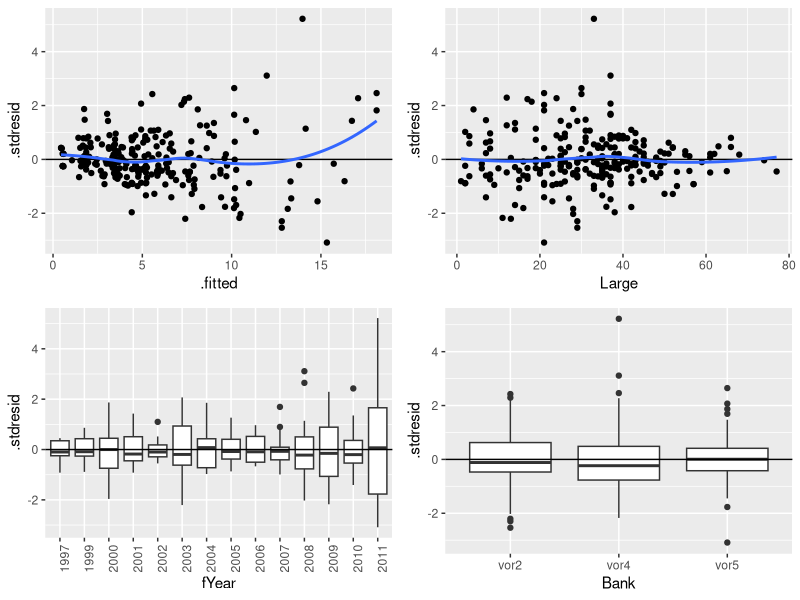

The R source for this figure: (Note: this script raises an error after producing the figure.)
#' title       : "Коррекция гетерогенности дисперсий"
#' subtitle: "Линейные модели..."
#' author: "Марина Варфоломеева, Вадим Хайтов"

#' ## Способы моделирования "поведения" дисперсии

#' ## Пример: Способствуют ли взрослые мидии притоку молоди?
#' Даные взяты из работы Khaitov, 2013
myt <- read.table("data/myt.csv", sep=";", header = TRUE)
head(myt, 12)
myt$Sq_Recruits <- sqrt(myt$Recruits)
myt$fYear <- factor(myt$Year)

#' ## Строим обычную регрессионную модель
mod_formula <- Sq_Recruits ~ Large + fYear + Bank + Large:fYear + Large:Bank
M1_lm <- lm(mod_formula, data = myt)

library(car)
Anova(M1_lm)

#' ## Диагностика модели

library(ggplot2)
library(gridExtra)
diag_M1_lm <- fortify(M1_lm)
Res_plot1 <- ggplot(diag_M1_lm, aes(x=.fitted, y = .stdresid)) + geom_point() + geom_hline(yintercept = 0) + geom_smooth(se = F)
Res_plot2 <- ggplot(diag_M1_lm, aes(x=Large, y = .stdresid)) + geom_point() + geom_hline(yintercept = 0)+ geom_smooth(se = F)
Res_plot3 <- ggplot(diag_M1_lm, aes(x=fYear, y = .stdresid)) + geom_boxplot() + geom_hline(yintercept = 0) + theme(axis.text.x = element_text(angle = 90))
Res_plot4 <- ggplot(diag_M1_lm, aes(x=Bank, y = .stdresid)) + geom_boxplot() + geom_hline(yintercept = 0)
grid.arrange(Res_plot1, Res_plot2, Res_plot3, Res_plot4, ncol = 2)


#' # Различные формы структуры дисперсии

library(nlme)
M1_gls <- gls(mod_formula, data = myt)

#' ## 1. Фиксированная структура дисперсии
M2_gls <- gls(mod_formula, data = myt, weights = varFixed( ~ Large))

AIC(M1_gls, M2_gls)


#' ## 2. Разные дисперсии для разных уровней категориальных предикторов
M3_gls <- gls(mod_formula, data = myt, weights = varIdent(form = ~1|fYear))

anova(M1_gls, M3_gls)

M3_gls2 <- gls(mod_formula, data = myt, weights = varIdent(form = ~1|Bank))

anova(M1_gls, M3_gls2)



#' ## 3. Степенная зависимость дисперсии от ковариаты
M4_gls <- gls(mod_formula, data = myt, weights = varPower(form = ~ Large))

summary(M4_gls)

M4_gls$modelStruct

#' ## Задание
#' Степенная зависимость дисперсии от ковариаты может учитывать и взаимодействие ковариаты дисперсии с категориальными предикторами
#' Напишите код, с помощью которого в модели будет учтена степенная зависимость  дисперсии от переменной `Large`, но разная для каждого уровня фактора `fYear`.  Аналогичный код напишите для фактора `Bank`
#' __Подсказка:__ Изучите справку по функции `varPower()`







#' ## 4. Экспоненциальная зависимость дисперсии от ковариаты
M7_gls <- gls(mod_formula, data = myt, weights = varExp(form = ~ Large))
M8_gls <- gls(mod_formula, data = myt, weights = varExp(form = ~ Large|fYear))
M9_gls <- gls(mod_formula, data = myt, weights = varExp(form = ~ Large|Bank))

M7_gls$modelStruct
M8_gls$modelStruct
M9_gls$modelStruct

#' ## 5. Усложненная степенная зависимость дисперсии от ковариаты

M10_gls <- gls(mod_formula, data = myt,
               weights = varConstPower(form = ~ Large))
#M11_gls <-gls(mod_formula, data = myt,
#               weights = varConstPower(form = ~ Large|fYear))
M12_gls <- gls(mod_formula, data = myt,
               weights = varConstPower(form = ~ Large|Bank))

M10_gls$modelStruct
M12_gls$modelStruct

#' ## 6. Комбинированная структура дисперсии
M13_gls <- gls(mod_formula, data = myt,
               weights = varComb(varIdent(form = ~ fYear),
                                 varPower(form = ~ Large)))
M14_gls <- gls(mod_formula, data = myt,
               weights = varComb(varIdent(form = ~ Bank),
                                 varPower(form = ~ Large)))
M15_gls <- gls(mod_formula, data = myt,
               weights = varComb(varIdent(form = ~ fYear),
                                 varExp(form = ~ Large)))
M16_gls <- gls(mod_formula, data = myt,
               weights = varComb(varIdent(form = ~ Bank),
                                 varExp(form = ~ Large)))

#' ## Задание
#' Найдите модель с наилучшей структурой дисперсии





#' ## Диагностика модели с оптимальной структурой дисперсии





#' ## Можно ли упростить модель?

M5_gls_ML <- update(M5_gls, method = "ML")
drop1(M5_gls_ML, test = "Chi")






#' ## Структура дисперсии может иметь определенный биологический смысл
dat <- data.frame(x = c(1997, 1999:2011),
                  y = as.vector(unlist(M5_gls$modelStruct)))
ggplot(dat, aes(x = x, y = y)) + geom_point() + xlab("Годы") + ylab("Delta")






#' # Моделирование структуры дисперсии при наличии группирующих (случайных) факторов
#' ## Пример: Рост крыс при разной диете
#' Пример взят из книги Pinheiro & Bates, 2000 (Hand and Crowder (1996))
#' Три группы крыс, содержались при разных условиях кормления 64 дня. Каждую крысу взвешивали с определнной периодичностью.
data("BodyWeight")
bw <- as.data.frame(BodyWeight)
head(bw, 14)

#' ## Задание
#' Постройте модель, которая дала бы ответ на вопрос, изменяется ли характер роста крыс в зависимости от типа диеты?





############## Самостоятельная работа################

# Вариант1
# Пользуясь данными из встроенного датасета Spruce (пакет nlme) постройте модель роста деревьев взависимости от времени


data("Spruce")

head(Spruce)






# Вариант2
# Пользуясь данными из встроенного датасета BodyWeight (пакет nlme) постройте модель изменения веса крыс в зависимости от времени и типа диеты

data(BodyWeight)

head(BodyWeight)





# Вариант3
# Пользуясь данными из встроенного датасета RatPupWeight (пакет nlme) выясните зависит ли вес новорожденных крысят от пола и количества детенышей в помете. Для простоты возьмите только контрольную группу крыс.

data(RatPupWeight)

head(RatPupWeight)








